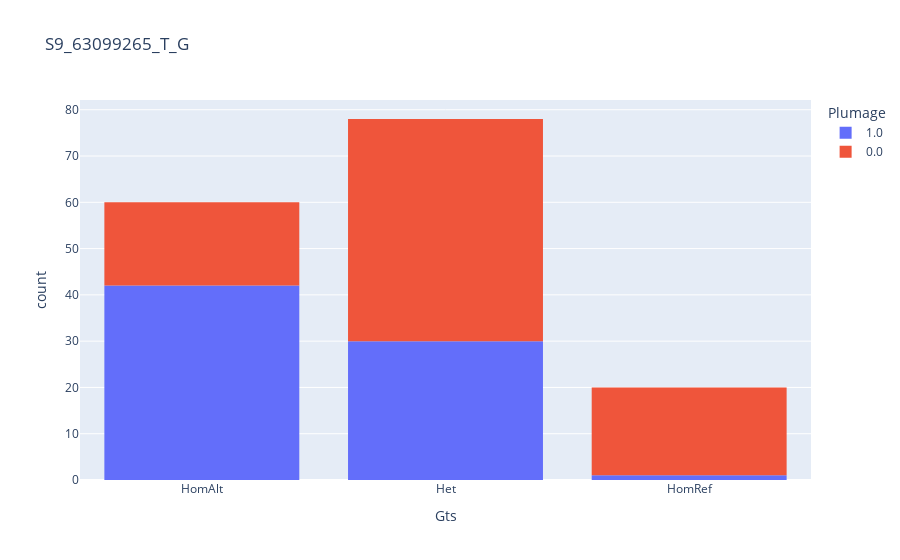

The notebook cell saved with this chart:
### Code cell
plot_alleles_and_plumage('S9_63099265_T_G')

### Figure 1 — Plotly figure (JSON) as saved in the notebook; plotly's stock layout.template omitted (floating-point values rounded to 4 significant figures)
{"data": [{"alignmentgroup": "True", "bingroup": "x", "hovertemplate": "Plumage=1.0<br>Gts=%{x}<br>count=%{y}<extra></extra>", "legendgroup": "1.0", "marker": {"color": "#636efa"}, "name": "1.0", "nbinsx": 3, "offsetgroup": "1.0", "orientation": "v", "showlegend": true, "type": "histogram", "x": ["HomAlt", "HomAlt", "HomAlt", "HomAlt", "HomAlt", "HomAlt", "Het", "Het", "HomAlt", "HomAlt", "HomAlt", "HomAlt", "HomAlt", "HomRef", "HomAlt", "HomAlt", "Het", "Het", "Het", "HomAlt", "Het", "HomAlt", "Het", "HomAlt", "Het", "Het", "Het", "Het", "Het", "Het", "Het", "Het", "HomAlt", "Het", "HomAlt", "Het", "Het", "HomAlt", "HomAlt", "Het", "HomAlt", "HomAlt", "HomAlt", "HomAlt", "HomAlt", "Het", "HomAlt", "HomAlt", "Het", "HomAlt", "HomAlt", "Het", "HomAlt", "HomAlt", "HomAlt", "HomAlt", "Het", "HomAlt", "Het", "HomAlt", "HomAlt", "Het", "HomAlt", "Het", "Het", "Het", "HomAlt", "HomAlt", "Het", "Het", "HomAlt", "HomAlt", "HomAlt"], "xaxis": "x", "yaxis": "y"}, {"alignmentgroup": "True", "bingroup": "x", "hovertemplate": "Plumage=0.0<br>Gts=%{x}<br>count=%{y}<extra></extra>", "legendgroup": "0.0", "marker": {"color": "#EF553B"}, "name": "0.0", "nbinsx": 3, "offsetgroup": "0.0", "orientation": "v", "showlegend": true, "type": "histogram", "x": ["Het", "HomRef", "HomRef", "HomAlt", "Het", "Het", "HomRef", "HomRef", "Het", "HomRef", "Het", "HomRef", "Het", "Het", "HomAlt", "HomAlt", "Het", "Het", "Het", "HomAlt", "Het", "HomRef", "Het", "HomRef", "HomRef", "HomAlt", "HomRef", "Het", "Het", "Het", "Het", "Het", "Het", "HomAlt", "HomAlt", "HomAlt", "Het", "HomRef", "Het", "Het", "Het", "HomAlt", "HomRef", "HomRef", "Het", "HomAlt", "Het", "Het", "HomRef", "HomAlt", "Het", "Het", "HomAlt", "Het", "Het", "HomRef", "HomAlt", "HomRef", "HomAlt", "Het", "Het", "Het", "Het", "Het", "Het", "HomRef", "Het", "Het", "Het", "Het", "Het", "Het", "Het", "HomAlt", "Het", "Het", "HomAlt", "Het", "HomRef", "HomAlt", "Het", "Het", "HomAlt", "Het", "HomRef"], "xaxis": "x", "yaxis": "y"}], "layout": {"barmode": "relative", "legend": {"title": {"text": "Plumage"}, "tracegroupgap": 0}, "title": {"text": "S9_63099265_T_G"}, "xaxis": {"anchor": "y", "domain": [0, 1], "title": {"text": "Gts"}}, "yaxis": {"anchor": "x", "domain": [0, 1], "title": {"text": "count"}}}}
